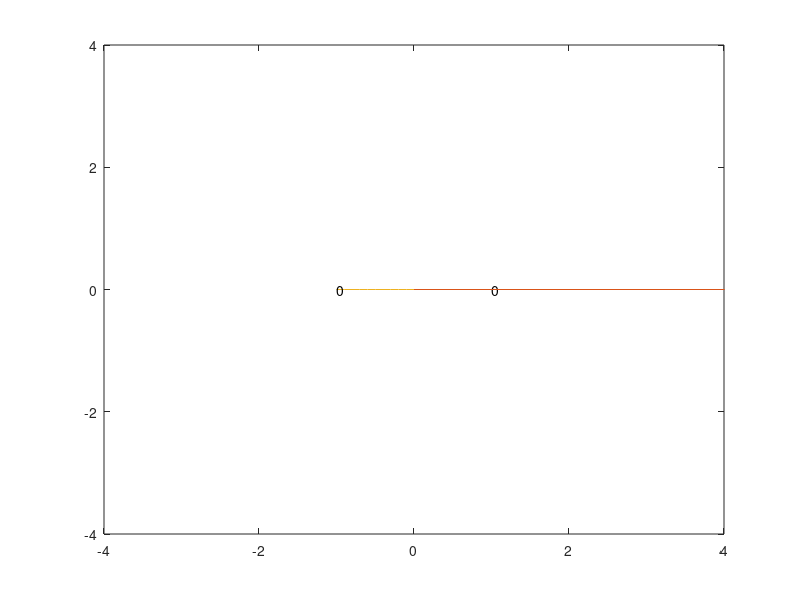

The MATLAB source for this figure: (Note: this script raises an error after producing the figure.)
% UnicycleMPrimGenerator : Generates a primitive set for a
% Unicycle-like. The set guarantees 8-axis simmetry
%
%   output_filename :           the file to which the results are saved
%   uni_width :                 max width of the vehicle
%   uni_length :                max length of the vehicle   
%   numberofangles :            angle granularity (how many angles in 2pi)
%   cell_size :                 the size of the side of each cell (meters)
%
%   all measures are in radians and meters
%   Two outputs: all primitives and primitive set


% -------------------------------------------------------------------------
% ========================== SCRIPT PARAMETERS ============================
% -------------------------------------------------------------------------

output_filename =               'MyUnicycle';
uni_width =                     0.8;
uni_length =                    1.2;
numberofangles =                16;
cell_size =                     0.2;


% -------------------------------------------------------------------------
% ============================= PARAMETERS ================================
% -------------------------------------------------------------------------

% Cost multipliers
forwardcostmult = 1.0;
forwardandturncostmult = 1.2;
backwardcostmult = 1.1;
backwardandturncostmult = 1.3;

% number of primitives per angle
numberofprimsperangle = 5;

% approximation error tolerance
approxError = 10e-05;

resolution = 1.

% -------------------------------------------------------------------------
% ======================== PRIMITIVE GENERATION ===========================
% -------------------------------------------------------------------------

if (numberofangles ~= 16 && numberofangles ~= 32)
    fprintf(1, 'ERROR: undefined mprim type\n');
end


% note, what is shown x,y,theta changes (not absolute numbers)
% x aligned with the heading of the robot, angles are positive
% counterclockwise

% Prepare the primitives for the first sector (0--pi/4)

% 0 degreees
basemprimendpts0_c = zeros(numberofprimsperangle, 4); % x,y,theta,costmult
% 0 theta change
basemprimendpts0_c(1,:) = [1 0 0 forwardcostmult];
basemprimendpts0_c(2,:) = [8 0 0 forwardcostmult];
basemprimendpts0_c(3,:) = [-1 0 0 backwardcostmult];
% 1/16 - 1/32 theta change
basemprimendpts0_c(4,:) = [8 1 1 forwardandturncostmult];
basemprimendpts0_c(5,:) = [8 -1 -1 forwardandturncostmult];

if (numberofangles > 16)
    % 11.25 degrees
    basemprimendpts11p25_c = zeros(numberofprimsperangle, 4); %x,y,theta,costmult
    % 0 theta change
    basemprimendpts11p25_c(1,:) = [3 1 0 forwardcostmult];
    basemprimendpts11p25_c(2,:) = [6 2 0 forwardcostmult];
    basemprimendpts11p25_c(3,:) = [-3 -1 0 backwardcostmult];
    % 1/32 theta change
    basemprimendpts11p25_c(4,:) = [5 3 1 forwardandturncostmult];
    basemprimendpts11p25_c(5,:) = [7 1 -1 forwardandturncostmult];
end

% 22.5 degrees
basemprimendpts22p5_c = zeros(numberofprimsperangle, 4); %x,y,theta,costmult
% 0 theta change
basemprimendpts22p5_c(1,:) = [2 1 0 forwardcostmult];
basemprimendpts22p5_c(2,:) = [6 3 0 forwardcostmult];
basemprimendpts22p5_c(3,:) = [-2 -1 0 backwardcostmult];
% 1/16 - 1/32 theta change
basemprimendpts22p5_c(4,:) = [5 4 1 forwardandturncostmult];
basemprimendpts22p5_c(5,:) = [7 2 -1 forwardandturncostmult];

if (numberofangles > 16)
    % 33.75 degrees
    basemprimendpts33p75_c = zeros(numberofprimsperangle, 4); %x,y,theta,costmult
    % 0 theta change
    basemprimendpts33p75_c(1,:) = [3 2 0 forwardcostmult];
    basemprimendpts33p75_c(2,:) = [6 4 0 forwardcostmult];
    basemprimendpts33p75_c(3,:) = [-3 -2 0 backwardcostmult];
    % 1/32 theta change
    basemprimendpts33p75_c(4,:) = [5 5 1 forwardandturncostmult];
    basemprimendpts33p75_c(5,:) = [7 3 -1 forwardandturncostmult];
end

% 45 degrees
basemprimendpts45_c = zeros(numberofprimsperangle, 4); % x,y,theta,costmult
% 0 theta change
basemprimendpts45_c(1,:) = [1 1 0 forwardcostmult];
basemprimendpts45_c(2,:) = [6 6 0 forwardcostmult];
basemprimendpts45_c(3,:) = [-1 -1 0 backwardcostmult];
% 1/8 - 1/16 - 1/32 theta change
basemprimendpts45_c(4,:) = [5 7 1 forwardandturncostmult];
basemprimendpts45_c(5,:) = [7 5 -1 forwardandturncostmult];


% open the output file
fout = fopen(output_filename, 'w');

%write the header
fprintf(fout, 'unicycle_width: %f\n', uni_width);
fprintf(fout, 'unicycle_length: %f\n', uni_length);
fprintf(fout, 'resolution_m: %f\n', resolution);
fprintf(fout, 'numberofangles: %d\n', numberofangles);
fprintf(fout, 'totalnumberofprimitives: %d\n', numberofprimsperangle*numberofangles);

% iterate over angles
for angleind = 1:numberofangles
    
    %current angle
    currentangle = (angleind-1)*2*pi/numberofangles;
    currentangle_36000int = round((angleind-1)*36000/numberofangles);

    % graphic output
    figure(1);
    hold off;
    text(0, 0, int2str(angleind));


    % iterate over primitives
    for primind = 1:numberofprimsperangle
        fprintf(fout, 'primID: %d\n', primind-1);
        fprintf(fout, 'startangle_c: %d\n', angleind-1);
        
        % compute which template to use - a bit crude, but it works
        if (rem(currentangle_36000int, 9000) == 0)
            basemprimendpts_c = basemprimendpts0_c(primind,:);
            angle = currentangle;
        elseif (rem(currentangle_36000int, 4500) == 0)
            basemprimendpts_c = basemprimendpts45_c(primind,:);
            angle = currentangle - 45*pi/180;
        elseif (rem(currentangle_36000int-7875, 9000) == 0)
            basemprimendpts_c = basemprimendpts11p25_c(primind,:);
            basemprimendpts_c(1) = basemprimendpts11p25_c(primind, 2); %reverse x and y
            basemprimendpts_c(2) = basemprimendpts11p25_c(primind, 1);
            basemprimendpts_c(3) = -basemprimendpts11p25_c(primind, 3); %reverse the angle as well
            angle = currentangle - 78.75*pi/180;
            fprintf(1, '78p75\n');
        elseif (rem(currentangle_36000int-6750, 9000) == 0)
            basemprimendpts_c = basemprimendpts22p5_c(primind,:);
            basemprimendpts_c(1) = basemprimendpts22p5_c(primind, 2); %reverse x and y
            basemprimendpts_c(2) = basemprimendpts22p5_c(primind, 1);
            basemprimendpts_c(3) = -basemprimendpts22p5_c(primind, 3); %reverse the angle as well
            angle = currentangle - 67.5*pi/180;
            fprintf(1, '67p5\n');
        elseif (rem(currentangle_36000int-5625, 9000) == 0)
            basemprimendpts_c = basemprimendpts33p75_c(primind,:);
            basemprimendpts_c(1) = basemprimendpts33p75_c(primind, 2); %reverse x and y
            basemprimendpts_c(2) = basemprimendpts33p75_c(primind, 1);
            basemprimendpts_c(3) = -basemprimendpts33p75_c(primind, 3); %reverse the angle as well
            angle = currentangle - 56.25*pi/180;
            fprintf(1, '56p25\n');
        elseif (rem(currentangle_36000int-3375, 9000) == 0)
            basemprimendpts_c = basemprimendpts33p75_c(primind,:);
            angle = currentangle - 33.75*pi/180;
            fprintf(1, '33p75\n');
        elseif (rem(currentangle_36000int-2250, 9000) == 0)
            basemprimendpts_c = basemprimendpts22p5_c(primind,:);
            angle = currentangle - 22.5*pi/180;
            fprintf(1, '22p5\n');
        elseif (rem(currentangle_36000int-1125, 9000) == 0)
            basemprimendpts_c = basemprimendpts11p25_c(primind,:);
            angle = currentangle - 11.25*pi/180;
            fprintf(1, '11p25\n');
        else
            fprintf(1, 'ERROR: invalid angular resolution. angle = %d\n', currentangle_36000int);
            return;
        end;
        
        % now figure out what action will be
        baseendpose_c = basemprimendpts_c(1:3);
        additionalactioncostmult = basemprimendpts_c(4);
        endx_c = round(baseendpose_c(1)*cos(angle) - baseendpose_c(2)*sin(angle));
        endy_c = round(baseendpose_c(1)*sin(angle) + baseendpose_c(2)*cos(angle));
        endtheta_c = rem(angleind - 1 + baseendpose_c(3), numberofangles);
        endpose_c = [endx_c endy_c endtheta_c];
        
        fprintf(1, 'rotation angle=%f\n', angle*180/pi);
        
        if baseendpose_c(2) == 0 && baseendpose_c(3) == 0
            fprintf(1, 'endpose=%d %d %d\n', endpose_c(1), endpose_c(2), endpose_c(3));
        end;
        
        % calculate the initial and final poses
        startpt = [0 0 currentangle];
        endpt = [endpose_c(1)*resolution endpose_c(2)*resolution ... 
            rem(angleind - 1 + baseendpose_c(3), numberofangles)*2*pi/numberofangles];
        
       
        
        % -------------------------------------------------------------
        % Mitko's functions: input parameters
        % -------------------------------------------------------------
        dt = 1; % time discretization
        t_f = 10; % final time
        ki = 2; kf = 2; % free parameters
        
        % generate intermediate poses (remember they are w.r.t 0,0 (and not centers of the cells)
        numofsamples = t_f/dt + 1;
        intermcells_m = zeros(numofsamples,3);
        
        % and now let's calculate the path
        
        % calculating the orientation of the line connecting startpt-endpt
        if forwardcostmult == basemprimendpts_c(4)
            line_orient = atan2(endpt(2), endpt(1));
        else
            line_orient = atan2(-endpt(2), -endpt(1));
        end
        if line_orient < 0
            line_orient = 2*pi - abs(line_orient)
        end
        % are we on a straight line?
        if abs(startpt(3) - endpt(3)) < approxError && abs(line_orient - startpt(3)) < approxError
            intermcells_m = [linspace(startpt(1), endpt(1), numofsamples)' ...
                linspace(startpt(2), endpt(2), numofsamples)' ...
                linspace(startpt(3), startpt(3), numofsamples)'];
            fprintf(1, 'here we are\n');
        else
            [P,dP,ddP,dddP,ds] = poly_path(startpt(1),endpt(1),startpt(2),endpt(2),startpt(3),endpt(3),ki,kf,dt,t_f);
            if (backwardcostmult == basemprimendpts_c(4))
                % we go backwards
                [u,theta,phi] = flat_output(P,dP,ddP,dddP,-1);
            else
                [u,theta,phi] = flat_output(P,dP,ddP,dddP,1);
            end
            
            % remove -0
            P(logical(abs(P) < approxError)) = 0;
            theta(logical(abs(theta) < approxError)) = 0;
            % we do not want -3.14 but only 3.14
            theta(logical(theta - approxError < -pi)) = pi;
            
            N = size(P,2);
            for i = 1:N
                intermcells_m = [P', theta'];
            end
        end
        
        
        %%%%%% Validity check!
        
        
        % -------------------------------------------------------------
        
        % write out
        fprintf(fout, 'endpose_c: %d %d %d\n', endpose_c(1), endpose_c(2), endpose_c(3));
        fprintf(fout, 'additionalactioncostmult: %d\n', additionalactioncostmult);
        if (backwardcostmult == additionalactioncostmult)
            % we go backwards
            fprintf(fout, 'motiondirection: %d\n', -1);
        else
            fprintf(fout, 'motiondirection: %d\n', 1);
        end
        fprintf(fout, 'intermediateposes: %d\n', size(intermcells_m,1));
        for interind = 1:size(intermcells_m, 1)
            % MCO modification for normalizing the angles
            fprintf(fout, '%.4f %.4f %.4f\n', intermcells_m(interind,1), intermcells_m(interind,2), atan2(sin(intermcells_m(interind,3)), cos(intermcells_m(interind,3))));
            %fprintf(fout, '%.4f %.4f %.4f\n', intermcells_m(interind,1), intermcells_m(interind,2), intermcells_m(interind,3));
        end;
        
        plot(intermcells_m(:,1), intermcells_m(:,2));
        axis([-4 4 -4 4]);
        text(intermcells_m(numofsamples,1), intermcells_m(numofsamples,2), int2str(endpose_c(3)));
        hold on;
        
    end;
    grid;
    pause;
end;

fclose('all');
